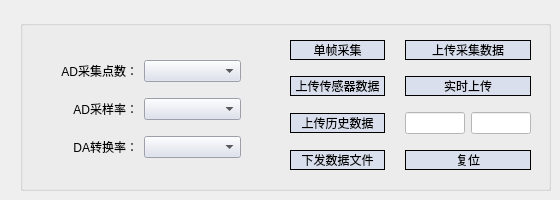
          <widget class="QWidget" name="configure_2">
           <attribute name="title">
            <string>采集参数设置</string>
           </attribute>
           <widget class="QGroupBox" name="groupBox_6">
            <property name="geometry">
             <rect>
              <x>20</x>
              <y>20</y>
              <width>531</width>
              <height>171</height>
             </rect>
            </property>
            <property name="title">
             <string/>
            </property>
            <widget class="QWidget" name="gridLayoutWidget_2">
             <property name="geometry">
              <rect>
               <x>20</x>
               <y>30</y>
               <width>201</width>
               <height>121</height>
              </rect>
             </property>
             <layout class="QGridLayout" name="gridLayout_2">
              <item row="1" column="1">
               <widget class="QComboBox" name="adRate">
                <property name="styleSheet">
                 <string notr="true">background-color:rgb(218, 223, 237);                                       
font: 11pt &quot;微软雅黑&quot;;
</string>
                </property>
               </widget>
              </item>
              <item row="0" column="1">
               <widget class="QComboBox" name="adNum">
                <property name="styleSheet">
                 <string notr="true">background-color:rgb(218, 223, 237);                                       
font: 11pt &quot;微软雅黑&quot;;
</string>
                </property>
               </widget>
              </item>
              <item row="1" column="0">
               <widget class="QLabel" name="label_">
                <property name="text">
                 <string>AD采样率：</string>
                </property>
                <property name="alignment">
                 <set>Qt::AlignRight|Qt::AlignTrailing|Qt::AlignVCenter</set>
                </property>
               </widget>
              </item>
              <item row="0" column="0">
               <widget class="QLabel" name="label_42">
                <property name="styleSheet">
                 <string notr="true">font: 11pt &quot;微软雅黑&quot;;</string>
                </property>
                <property name="text">
                 <string>AD采集点数：</string>
                </property>
                <property name="alignment">
                 <set>Qt::AlignRight|Qt::AlignTrailing|Qt::AlignVCenter</set>
                </property>
               </widget>
              </item>
              <item row="2" column="0">
               <widget class="QLabel" name="label_41">
                <property name="text">
                 <string>DA转换率：</string>
                </property>
                <property name="alignment">
                 <set>Qt::AlignRight|Qt::AlignTrailing|Qt::AlignVCenter</set>
                </property>
               </widget>
              </item>
              <item row="2" column="1">
               <widget class="QComboBox" name="daRate">
                <property name="styleSheet">
                 <string notr="true">background-color:rgb(218, 223, 237);                                       
font: 11pt &quot;微软雅黑&quot;;
</string>
                </property>
               </widget>
              </item>
             </layout>
            </widget>
            <widget class="QWidget" name="gridLayoutWidget_4">
             <property name="geometry">
              <rect>
               <x>270</x>
               <y>10</y>
               <width>241</width>
               <height>151</height>
              </rect>
             </property>
             <layout class="QGridLayout" name="gridLayout_5">
              <property name="horizontalSpacing">
               <number>20</number>
              </property>
              <item row="0" column="1">
               <widget class="QPushButton" name="upCollect">
                <property name="styleSheet">
                 <string notr="true">QPushButton
{
font: 11pt &quot;微软雅黑&quot;;

color: black; 
background-color:rgb(218, 223, 237);                                       

	
border:1px groove black; 
border-style: outset;
}
QPushButton::hover
{ /*鼠标悬停在按钮上时*/
font: 11pt &quot;微软雅黑&quot;;
color: black;
 background-color: rgb(255, 255, 255);
border:1px groove black; 
border-style: outset;
}
QPushButton::pressed
{
font: 11pt &quot;微软雅黑&quot;;
color: black; 
border:1px groove black; 
	background-color: rgb(201, 206, 218);
border-style: outset;
}

                   </string>
                </property>
                <property name="text">
                 <string>上传采集数据</string>
                </property>
               </widget>
              </item>
              <item row="0" column="0">
               <widget class="QPushButton" name="sigle">
                <property name="styleSheet">
                 <string notr="true">QPushButton
{
font: 11pt &quot;微软雅黑&quot;;

color: black; 
background-color:rgb(218, 223, 237);                                       

	
border:1px groove black; 
border-style: outset;
}
QPushButton::hover
{ /*鼠标悬停在按钮上时*/
font: 11pt &quot;微软雅黑&quot;;
color: black;
 background-color: rgb(255, 255, 255);
border:1px groove black; 
border-style: outset;
}
QPushButton::pressed
{
font: 11pt &quot;微软雅黑&quot;;
color: black; 
border:1px groove black; 
	background-color: rgb(201, 206, 218);
border-style: outset;
}

                   </string>
                </property>
                <property name="text">
                 <string>单帧采集</string>
                </property>
                <property name="autoDefault">
                 <bool>false</bool>
                </property>
                <property name="default">
                 <bool>false</bool>
                </property>
                <property name="flat">
                 <bool>false</bool>
                </property>
               </widget>
              </item>
              <item row="1" column="1">
               <widget class="QPushButton" name="upRealTime">
                <property name="styleSheet">
                 <string notr="true">QPushButton
{
font: 11pt &quot;微软雅黑&quot;;

color: black; 
background-color:rgb(218, 223, 237);                                       

	
border:1px groove black; 
border-style: outset;
}
QPushButton::hover
{ /*鼠标悬停在按钮上时*/
font: 11pt &quot;微软雅黑&quot;;
color: black;
 background-color: rgb(255, 255, 255);
border:1px groove black; 
border-style: outset;
}
QPushButton::pressed
{
font: 11pt &quot;微软雅黑&quot;;
color: black; 
border:1px groove black; 
	background-color: rgb(201, 206, 218);
border-style: outset;
}

                   </string>
                </property>
                <property name="text">
                 <string>实时上传</string>
                </property>
               </widget>
              </item>
              <item row="1" column="0">
               <widget class="QPushButton" name="upSensor">
                <property name="styleSheet">
                 <string notr="true">QPushButton
{
font: 11pt &quot;微软雅黑&quot;;

color: black; 
background-color:rgb(218, 223, 237);                                       

	
border:1px groove black; 
border-style: outset;
}
QPushButton::hover
{ /*鼠标悬停在按钮上时*/
font: 11pt &quot;微软雅黑&quot;;
color: black;
 background-color: rgb(255, 255, 255);
border:1px groove black; 
border-style: outset;
}
QPushButton::pressed
{
font: 11pt &quot;微软雅黑&quot;;
color: black; 
border:1px groove black; 
	background-color: rgb(201, 206, 218);
border-style: outset;
}

                   </string>
                </property>
                <property name="text">
                 <string>上传传感器数据</string>
                </property>
               </widget>
              </item>
              <item row="2" column="0">
               <widget class="QPushButton" name="upHistory">
                <property name="styleSheet">
                 <string notr="true">QPushButton
{
font: 11pt &quot;微软雅黑&quot;;

color: black; 
background-color:rgb(218, 223, 237);                                       

	
border:1px groove black; 
border-style: outset;
}
QPushButton::hover
{ /*鼠标悬停在按钮上时*/
font: 11pt &quot;微软雅黑&quot;;
color: black;
 background-color: rgb(255, 255, 255);
border:1px groove black; 
border-style: outset;
}
QPushButton::pressed
{
font: 11pt &quot;微软雅黑&quot;;
color: black; 
border:1px groove black; 
	background-color: rgb(201, 206, 218);
border-style: outset;
}

                   </string>
                </property>
                <property name="text">
                 <string>上传历史数据</string>
                </property>
               </widget>
              </item>
              <item row="2" column="1">
               <layout class="QHBoxLayout" name="horizontalLayout_14">
                <property name="spacing">
                 <number>6</number>
                </property>
                <property name="sizeConstraint">
                 <enum>QLayout::SetMaximumSize</enum>
                </property>
                <property name="rightMargin">
                 <number>0</number>
                </property>
                <item>
                 <widget class="QLineEdit" name="folders">
                  <property name="maximumSize">
                   <size>
                    <width>60</width>
                    <height>16777215</height>
                   </size>
                  </property>
                  <property name="styleSheet">
                   <string notr="true">font: 11pt &quot;微软雅黑&quot;;
color: rgb(60, 68, 106);

background-color: rgb(255, 255, 255);</string>
                  </property>
                 </widget>
                </item>
                <item>
                 <widget class="QLineEdit" name="files">
                  <property name="maximumSize">
                   <size>
                    <width>60</width>
                    <height>16777215</height>
                   </size>
                  </property>
                  <property name="styleSheet">
                   <string notr="true">font: 11pt &quot;微软雅黑&quot;;
color: rgb(60, 68, 106);

background-color: rgb(255, 255, 255);</string>
                  </property>
                 </widget>
                </item>
               </layout>
              </item>
              <item row="3" column="1">
               <widget class="QPushButton" name="reset">
                <property name="styleSheet">
                 <string notr="true">QPushButton
{
font: 11pt &quot;微软雅黑&quot;;

color: black; 
background-color:rgb(218, 223, 237);                                       

	
border:1px groove black; 
border-style: outset;
}
QPushButton::hover
{ /*鼠标悬停在按钮上时*/
font: 11pt &quot;微软雅黑&quot;;
color: black;
 background-color: rgb(255, 255, 255);
border:1px groove black; 
border-style: outset;
}
QPushButton::pressed
{
font: 11pt &quot;微软雅黑&quot;;
color: black; 
border:1px groove black; 
	background-color: rgb(201, 206, 218);
border-style: outset;
}

                   </string>
                </property>
                <property name="text">
                 <string>复位</string>
                </property>
               </widget>
              </item>
              <item row="3" column="0">
               <widget class="QPushButton" name="downFile">
                <property name="styleSheet">
                 <string notr="true">QPushButton
{
font: 11pt &quot;微软雅黑&quot;;

color: black; 
background-color:rgb(218, 223, 237);                                       

	
border:1px groove black; 
border-style: outset;
}
QPushButton::hover
{ /*鼠标悬停在按钮上时*/
font: 11pt &quot;微软雅黑&quot;;
color: black;
 background-color: rgb(255, 255, 255);
border:1px groove black; 
border-style: outset;
}
QPushButton::pressed
{
font: 11pt &quot;微软雅黑&quot;;
color: black; 
border:1px groove black; 
	background-color: rgb(201, 206, 218);
border-style: outset;
}

                   </string>
                </property>
                <property name="text">
                 <string>下发数据文件</string>
                </property>
               </widget>
              </item>
             </layout>
            </widget>
           </widget>
          </widget>
